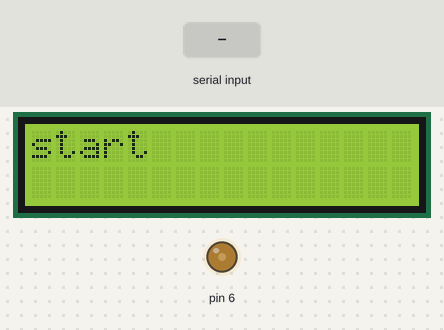
This sketch was run on a simulated Arduino Uno, built with avr-gcc and run on an emulated ATmega328P. On the bench: 16×2 character LCD, output pins drawn as LEDs (lit = HIGH). The test bench sets the inputs (shaded band). What the sketch prints to the serial monitor is not drawn.

Above: at 1.2 s.
1.3 s: byte 30 received over Serial
At 2.1 s:
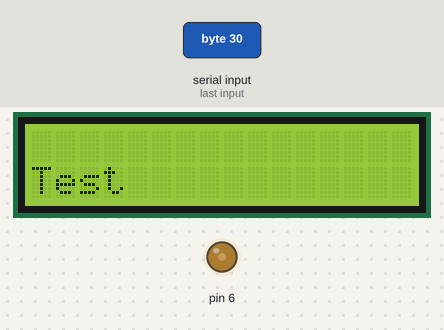
2.9 s: byte 90 received over Serial
At 3.3 s:
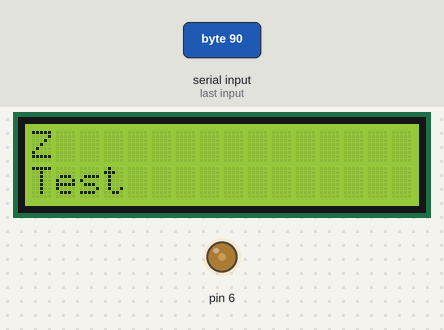
4.5 s: byte 120 received over Serial
At 5.7 s:
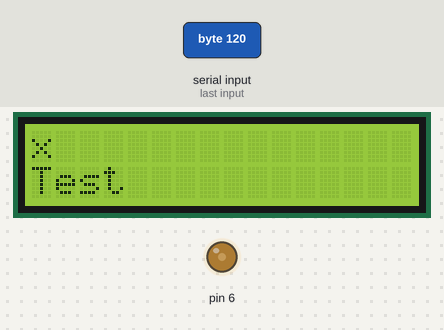
Timing chart, 0 to 7.5 s (numbered marks = the images above; inputs shaded):
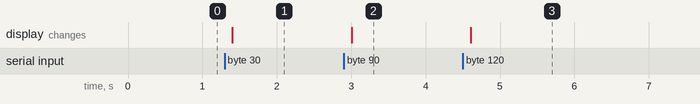

The sketch:

message.ino
```cpp
// include the library code:
#include <LiquidCrystal.h>

// initialize the library with the numbers of the interface pins
LiquidCrystal lcd(12, 11, 5, 4, 3, 2);
int Contrast=75;
void setup() {
  analogWrite(6,Contrast);
  Serial.begin(9600);
  lcd.begin(16, 2);
  lcd.print("start");
}

void loop() {
  if (Serial.available()) {
    delay(100);  //wait some time for the data to fully be read
    lcd.clear();
    while (Serial.available() > 0) {
      char c = Serial.read();
      lcd.print(c);
      Serial.print(c);
      //delay(1000);
    }
    lcd.setCursor(0,1);  //Display position
    lcd.print("Test");
  }
}
```

Measured:
- after the input at 1.3 s, the display: changes after 0.10 s (image 1)
- after the input at 2.9 s, the display: changes after 0.10 s (image 2)
- after the input at 4.5 s, the display: changes after 0.10 s (image 3)
